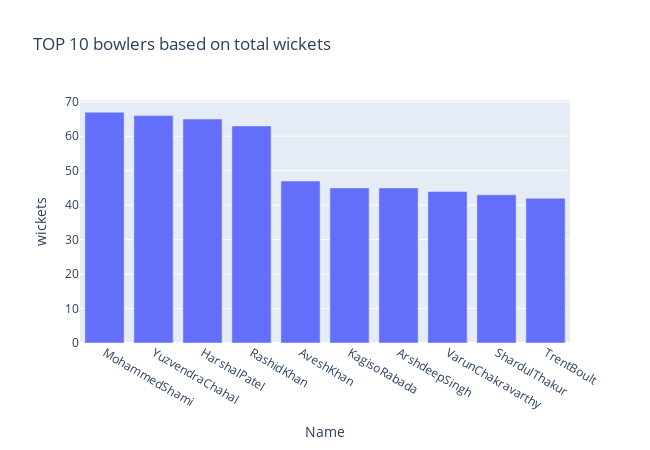

The notebook cell saved with this chart:
### Code cell
px.bar(x=bowlling.groupby('bowlerName')['wickets'].sum().sort_values(ascending=False).head(10).index,
       y=bowlling.groupby('bowlerName')['wickets'].sum().sort_values(ascending=False).head(10).values,
       width=650, height=450,title="TOP 10 bowlers based on total wickets",labels=dict(x='Name',y='wickets'))

### Figure 1 — Plotly figure (JSON) as saved in the notebook; plotly's stock layout.template omitted (floating-point values rounded to 4 significant figures)
{"data": [{"alignmentgroup": "True", "hovertemplate": "Name=%{x}<br>wickets=%{y}<extra></extra>", "legendgroup": "", "marker": {"color": "#636efa", "pattern": {"shape": ""}}, "name": "", "offsetgroup": "", "orientation": "v", "showlegend": false, "textposition": "auto", "type": "bar", "x": ["MohammedShami", "YuzvendraChahal", "HarshalPatel", "RashidKhan", "AveshKhan", "KagisoRabada", "ArshdeepSingh", "VarunChakravarthy", "ShardulThakur", "TrentBoult"], "xaxis": "x", "y": [67, 66, 65, 63, 47, 45, 45, 44, 43, 42], "yaxis": "y"}], "layout": {"barmode": "relative", "height": 450, "legend": {"tracegroupgap": 0}, "title": {"text": "TOP 10 bowlers based on total wickets"}, "width": 650, "xaxis": {"anchor": "y", "domain": [0, 1], "title": {"text": "Name"}}, "yaxis": {"anchor": "x", "domain": [0, 1], "title": {"text": "wickets"}}}}
